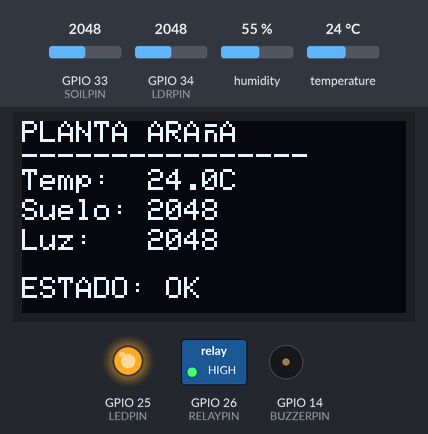
A sketch run on a simulated ESP32. Shown: 128×64 one-colour display, switched loads named in the sketch (green lamp = pin HIGH), output pins drawn as LEDs (lit = HIGH), buzzer (waves = sounding). Inputs (shaded band) come from the test bench; at power-on: GPIO 33 (SOILPIN) = 2048, GPIO 34 (LDRPIN) = 2048, temperature 24 °C, humidity 55 %. What the sketch prints to the serial monitor is not drawn.

Above: at 3.2 s.
3.3 s: GPIO 33 (SOILPIN) set to 432
At 5.2 s:
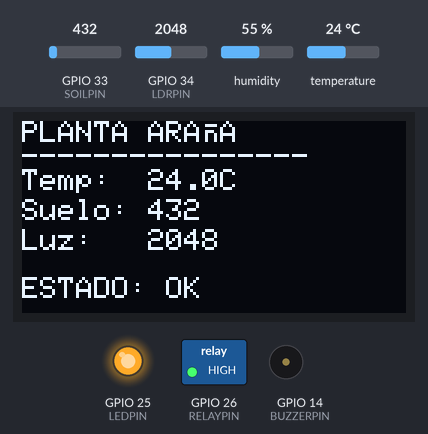
5.5 s: GPIO 33 (SOILPIN) set to 364
At 6.7 s:
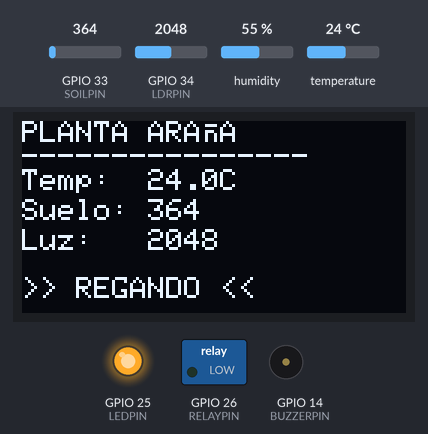
10.8 s: GPIO 34 (LDRPIN) set to 1934
At 13.4 s:
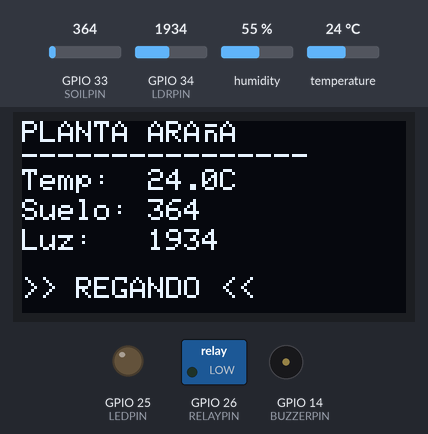
17.4 s: GPIO 34 (LDRPIN) set to 2040
At 19.3 s:
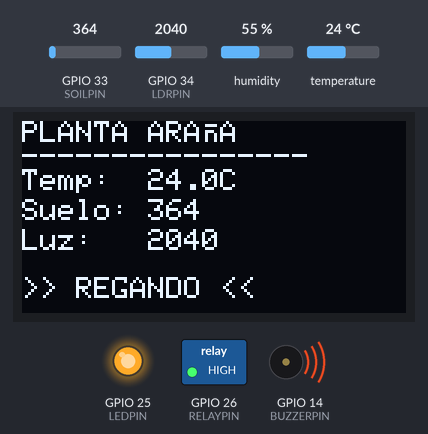
26.4 s: GPIO 34 (LDRPIN) set to 1960
At 33.3 s:
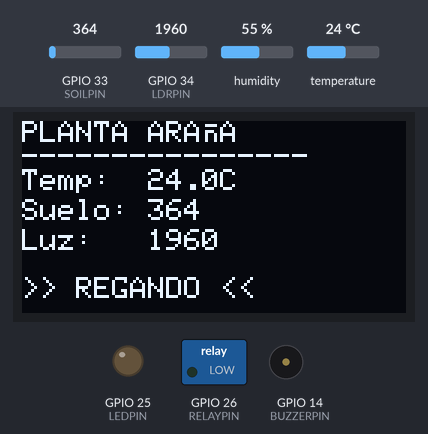
34.1 s: temperature set to 12 °C
At 37.3 s:
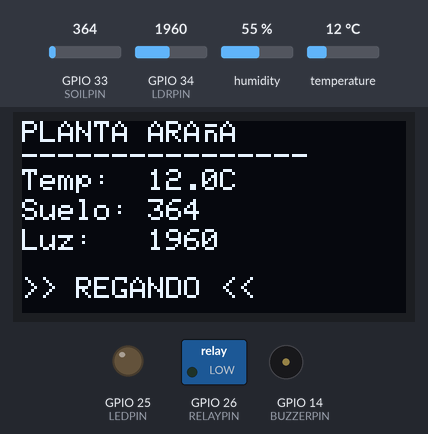
Timing chart, 0 to 38.0 s (numbered marks = the images above; inputs shaded):
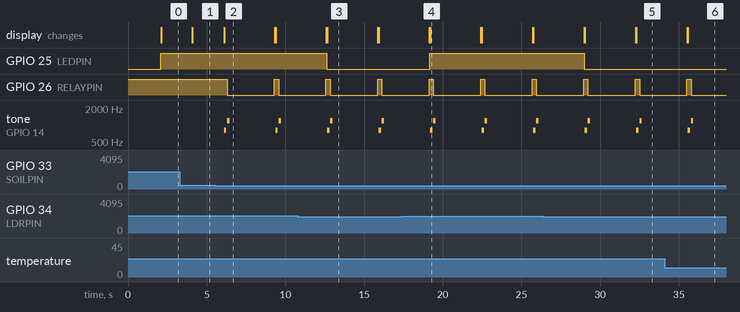

Measured:
- the behaviour switches between 400 and 399 on GPIO 33 (SOILPIN) (found by bisection; images 1 and 2)
- the behaviour switches between 2001 and 2000 on GPIO 34 (LDRPIN) (found by bisection; images 2 and 3)
- after the input at 3.3 s, the display: changes after 0.78 s (image 1)
- after the input at 5.5 s, GPIO 26 (RELAYPIN): HIGH → LOW after 0.81 s, → HIGH 3.0 s later, → LOW 0.27 s later; tone on GPIO 14 (BUZZERPIN): plays 800 Hz for 0.15 s, 1200 Hz for 0.15 s, 800 Hz for 0.15 s, 1200 Hz for 0.15 s, starting after 0.61 s; the display: changes after 0.61 s (image 2)
- after the input at 10.8 s, GPIO 25 (LEDPIN): HIGH → LOW after 1.8 s; the display: first differs from a run without the input after 1.9 s (image 3)
- after the input at 17.4 s, GPIO 25 (LEDPIN): LOW → HIGH after 1.8 s; the display: first differs from a run without the input after 1.8 s (image 4)
- after the input at 26.4 s, GPIO 25 (LEDPIN): HIGH → LOW after 2.6 s; the display: first differs from a run without the input after 2.6 s (image 5)
- after the input at 34.1 s, the display: first differs from a run without the input after 1.5 s (image 6)

The sketch:

main.ino
```cpp
#include <Wire.h>
#include <DHT.h>
#include <Adafruit_GFX.h>
#include <Adafruit_SSD1306.h>
#include <WiFi.h>
#include <WebServer.h>

// Importamos nuestra configuración y diseño web
#include "config.h"
#include "web_nfc.hpp"

// Instancias de hardware
DHT dht(DHTPIN, DHTTYPE);
Adafruit_SSD1306 display(128, 64, &Wire, -1);
WebServer server(80);

// Variables de los sensores
int valLuz = 0;
int valSuelo = 0;
float tempAmbiente = 0.0;
float humAmbiente = 0.0;
bool estadoBomba = false;

// Control de tiempo sin usar delay()
unsigned long ultimoMuestreo = 0;
const long intervaloMuestreo = 2000; // 2 segundos

// Función para manejar las peticiones HTTP del móvil
void peticionNFC() {
  String htmlFinal = generarHTML(tempAmbiente, humAmbiente, valSuelo, valLuz, estadoBomba, UMBRAL_SUELO_SECO);
  server.send(200, "text/html", htmlFinal);
}

void setup() {
  Serial.begin(115200);

  // 1. Configuración de Pines
  pinMode(LDRPIN, INPUT);
  pinMode(SOILPIN, INPUT);
  pinMode(LEDPIN, OUTPUT);
  pinMode(RELAYPIN, OUTPUT);
  pinMode(BUZZERPIN, OUTPUT);

  // Asegurar actuadores apagados al inicio
  digitalWrite(RELAYPIN, HIGH); // Relés suelen ser Low-Level-Trigger
  digitalWrite(LEDPIN, LOW);
  noTone(BUZZERPIN);

  // 2. Iniciar Sensores y Pantalla
  dht.begin();
  Wire.begin(21, 22);
  if (!display.begin(SSD1306_SWITCHCAPVCC, 0x3C)) {
    Serial.println("Fallo en la pantalla OLED");
    while(true);
  }

  // 3. Crear el Punto de Acceso Wi-Fi (SoftAP) para el NFC
  WiFi.softAP(ssid_AP, password_AP);
  IPAddress myIP = WiFi.softAPIP();
  Serial.print("Punto de Acceso Iniciado. IP para NFC: ");
  Serial.println(myIP); // Debe ser 192.168.4.1

  // 4. Iniciar Servidor Web
  server.on("/", peticionNFC);
  server.begin();

  // Pantalla de bienvenida
  display.clearDisplay();
  display.setTextSize(1);
  display.setTextColor(SSD1306_WHITE);
  display.setCursor(0, 10);
  display.println("INICIANDO SISTEMA...");
  display.setCursor(0, 30);
  display.print("IP: "); display.println(myIP);
  display.display();
  delay(2000);
}

void loop() {
  // Atiende conexiones del móvil entrantes a través de la pegatina NFC
  server.handleClient();

  // Muestreo de datos temporizado (No bloqueante)
  unsigned long tiempoActual = millis();
  if (tiempoActual - ultimoMuestreo >= intervaloMuestreo) {
    ultimoMuestreo = tiempoActual;

    // --- LEER SENSORES ---
    valLuz = analogRead(LDRPIN);
    valSuelo = analogRead(SOILPIN);
    humAmbiente = dht.readHumidity();
    tempAmbiente = dht.readTemperature();

    if (isnan(humAmbiente) || isnan(tempAmbiente)) {
      Serial.println("Error de lectura DHT11");
      return; // Salta este ciclo si falla el DHT
    }

    // --- LÓGICA DE ACTUADORES ---
    // 1. LED de apoyo
    if (valLuz > UMBRAL_LUZ) {
      digitalWrite(LEDPIN, HIGH);
    } else {
      digitalWrite(LEDPIN, LOW);
    }

    // 2. Riego (Relé) y Alarma (Zumbador)
    if (valSuelo < UMBRAL_SUELO_SECO) {
      estadoBomba = true;
      actualizarOLED(); // Forzar actualización para mostrar "REGANDO"

      // Alarma (Tono bitonal suave de aviso)
      tone(BUZZERPIN, 800, 150);
      delay(200);
      tone(BUZZERPIN, 1200, 150);

      // Activar riego (Bloqueante controladamente)
      digitalWrite(RELAYPIN, LOW); // Enciende la bomba
      delay(TIEMPO_RIEGO_MS);
      digitalWrite(RELAYPIN, HIGH); // Apaga la bomba

      estadoBomba = false;
      noTone(BUZZERPIN);
    }

    // --- ACTUALIZAR PANTALLA OLED ---
    actualizarOLED();
  }
}

void actualizarOLED() {
  display.clearDisplay();
  display.setTextSize(1);

  display.setCursor(0, 0); display.println("PLANTA ARA\xA4\x41"); // Araña
  display.println("----------------");

  display.setCursor(0, 16); display.print("Temp:  "); display.print(tempAmbiente, 1); display.println("C");
  display.setCursor(0, 26); display.print("Suelo: "); display.println(valSuelo);
  display.setCursor(0, 36); display.print("Luz:   "); display.println(valLuz);

  display.setCursor(0, 52);
  if (estadoBomba) {
    display.println(">> REGANDO <<");
  } else {
    display.println("ESTADO: OK");
  }

  display.display();
}
```

web_nfc.hpp
```cpp
#ifndef WEB_NFC_H
#define WEB_NFC_H

#include <Arduino.h>

// Esta función devuelve el HTML completo sustituyendo las variables por sus valores actuales
String generarHTML(float temp, float hum, int suelo, int luz, bool bomba, int umbral) {
  String html = "<!DOCTYPE html><html lang='es'><head><meta charset='UTF-8'><meta name='viewport' content='width=device-width, initial-scale=1.0'>";
  html += "<title>Monitor Planta Araña</title>";
  html += "<style>";
  html += "body { font-family: 'Segoe UI', sans-serif; background-color: #f4f7f6; color: #333; margin: 0; display: flex; flex-direction: column; align-items: center; }";
  html += ".header { background-color: #2E7D32; color: white; width: 100%; padding: 20px 0; text-align: center; margin-bottom: 20px; box-shadow: 0 4px 6px rgba(0,0,0,0.1); }";
  html += ".header h1 { margin: 0; font-size: 1.5rem; } .header p { margin: 5px 0 0 0; font-size: 0.9rem; opacity: 0.9; }";
  html += ".dashboard { display: grid; grid-template-columns: 1fr; gap: 15px; width: 90%; max-width: 400px; }";
  html += ".card { background: white; border-radius: 12px; padding: 20px; box-shadow: 0 2px 10px rgba(0,0,0,0.05); display: flex; justify-content: space-between; align-items: center; border-left: 5px solid #2E7D32; }";
  html += ".card.alert { border-left-color: #d32f2f; }";
  html += ".card-info { display: flex; flex-direction: column; }";
  html += ".title { font-size: 0.85rem; color: #666; text-transform: uppercase; margin-bottom: 5px; }";
  html += ".value { font-size: 1.8rem; font-weight: bold; } .unit { font-size: 1rem; font-weight: normal; color: #666; }";
  html += ".icon { font-size: 2rem; opacity: 0.8; }";
  html += ".status { margin-top: 20px; padding: 15px; border-radius: 8px; width: 90%; max-width: 400px; text-align: center; font-weight: bold; background: #e8f5e9; color: #2E7D32; }";
  html += ".status.active { background: #ffebee; color: #d32f2f; }";
  html += ".footer { margin-top: 30px; font-size: 0.8rem; color: #666; text-align: center; padding-bottom: 20px; }";
  html += "</style></head><body>";

  html += "<div class='header'><h1>Monitor Planta Araña</h1><p>Grupo 1 - Computación Ubicua</p></div>";
  html += "<div class='dashboard'>";

  // Tarjetas de datos
  html += "<div class='card'><div class='card-info'><span class='title'>Temperatura</span><div class='value'>" + String(temp, 1) + " <span class='unit'>°C</span></div></div><div class='icon'>🌡️</div></div>";
  html += "<div class='card'><div class='card-info'><span class='title'>Humedad Aire</span><div class='value'>" + String(hum, 1) + " <span class='unit'>%</span></div></div><div class='icon'>💧</div></div>";

  String claseSuelo = (suelo < umbral) ? "card alert" : "card";
  html += "<div class='" + claseSuelo + "'><div class='card-info'><span class='title'>Humedad Suelo</span><div class='value'>" + String(suelo) + " <span class='unit'>/1023</span></div></div><div class='icon'>🌱</div></div>";

  html += "<div class='card'><div class='card-info'><span class='title'>Luz (LDR)</span><div class='value'>" + String(luz) + " <span class='unit'>lx</span></div></div><div class='icon'>☀️</div></div>";
  html += "</div>";

  // Alerta de bomba
  if (bomba) {
    html += "<div class='status active'> TIERRA SECA. Bomba de agua ACTIVADA.</div>";
  } else {
    html += "<div class='status'> Estado óptimo. Bomba inactiva.</div>";
  }

  html += "<div class='footer'>Conectado vía Wi-Fi local (ESP32)<br>Refresca la página para actualizar.</div>";
  html += "</body></html>";

  return html;
}
#endif
```

config.h
```cpp
#ifndef CONFIG_H
#define CONFIG_H

// --- PINOUT ESP32 ---
#define DHTPIN       27
#define LDRPIN       34
#define SOILPIN      33

// Actuadores
#define LEDPIN       25   // Luz de apoyo
#define RELAYPIN     26   // Bomba de agua (Relé)
#define BUZZERPIN    14   // Alarma acústica pasiva
                          // Pantalla OLED I2C: SDA=21, SCL=22

#define DHTTYPE      DHT11

// --- UMBRALES DE CONTROL ---
#define UMBRAL_LUZ         2000  // Valor ADC para encender LED auxiliar
#define UMBRAL_SUELO_SECO   400  // Límite de humedad de la Planta Araña
#define TIEMPO_RIEGO_MS    3000  // Duración del riego automático

// --- CONFIGURACIÓN WIFI AP (Para NFC) ---
const char* ssid_AP = "Estacion_Planta_UAH"; // Red que emite el ESP32
const char* password_AP = "12345678";

#endif
```
